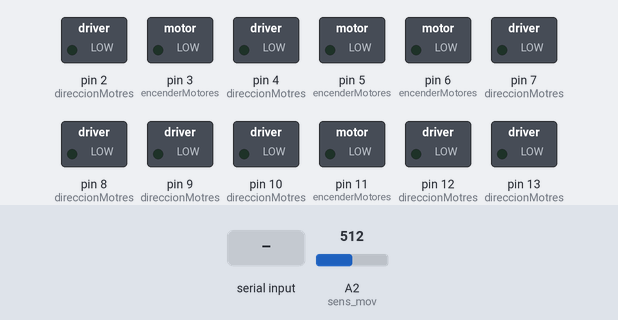
This sketch was run on a simulated Arduino Uno, built with avr-gcc and run on an emulated ATmega328P. On the bench: switched loads named in the sketch (green lamp = pin HIGH). Inputs (shaded band) come from the test bench; at power-on: A2 (sens_mov) = 512. What the sketch prints to the serial monitor is not drawn.

Above: at 1.2 s.
1.3 s: "w" received over Serial
At 2.0 s:
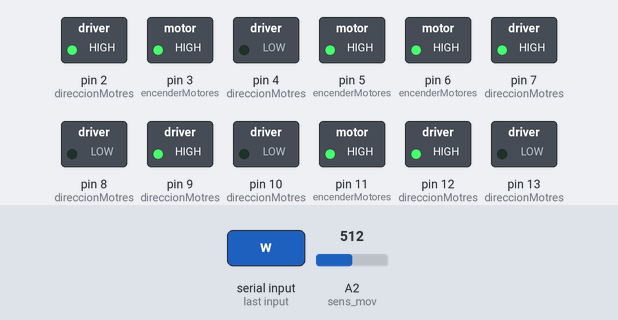
2.8 s: "s" received over Serial
At 3.2 s:
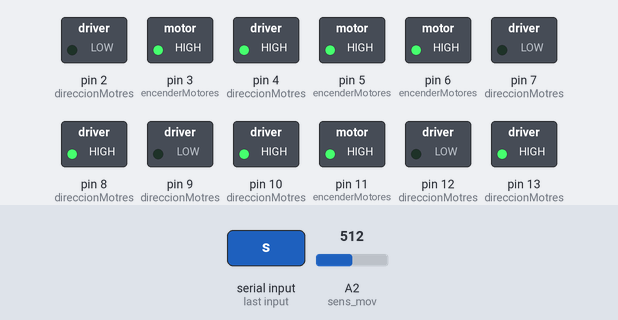
4.3 s: "a" received over Serial
At 5.5 s:
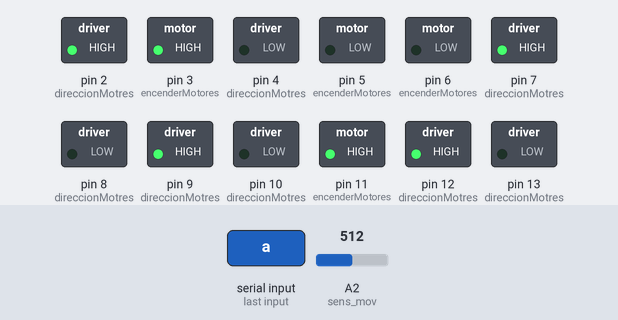
5.8 s: "d" received over Serial
At 6.6 s:
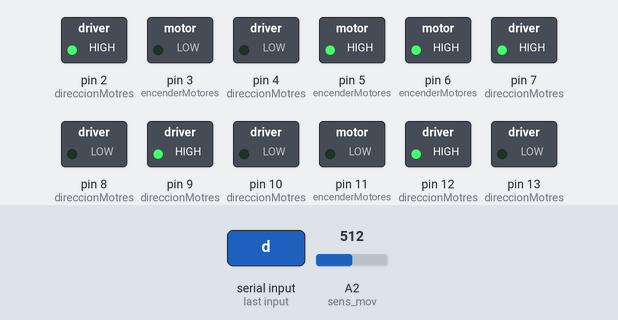
7.3 s: "q" received over Serial
At 7.7 s:
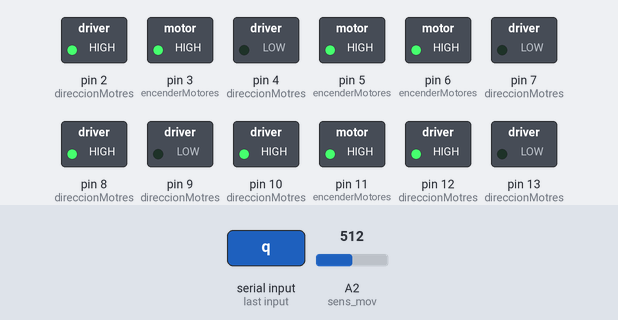
8.8 s: "e" received over Serial
At 10.1 s:
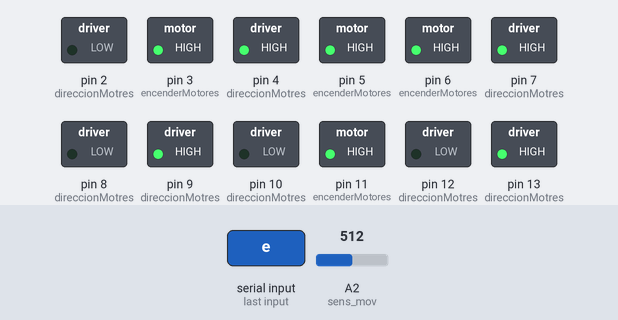
Timing chart, 0 to 11.3 s (numbered marks = the images above; inputs shaded):
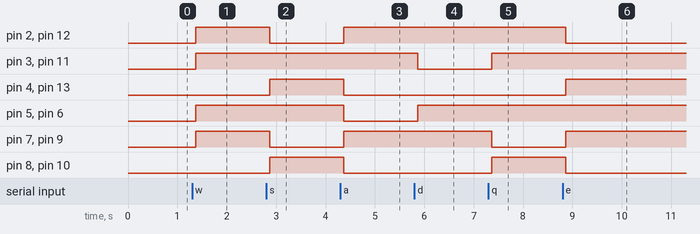

The sketch:

tp_final1.ino
```cpp
#define sens_mov A2

#define motor1 3
#define motor1_1 2
#define motor1_2 4

#define motor2 5
#define motor2_1 7
#define motor2_2 8

#define motor3 6
#define motor3_1 9
#define motor3_2 10

#define motor4 11
#define motor4_1 12
#define motor4_2 13


char BT_recibido;
char BT;

int encenderMotores [] = {
    motor1 ,
  	motor2 ,
  	motor3 ,
  	motor4 ,
  };
int direccionMotres [] = {
  motor1_1 , motor1_2 ,
  motor2_1 , motor2_2 ,
  motor3_1 , motor3_2 ,
  motor4_1 , motor4_2 ,
};

////////// Funciones

void configuracionPines()
{
	for (int i = 2 ; i <=13 ; i++ )
    {
      pinMode( i , OUTPUT );
    }
  pinMode(A2 , INPUT);
}

void avanzar()
{
  int encendidoMotores [] =
  {
	255 ,
    255 ,
    255 ,
    255 ,
  };

  int tipoDireccion [] =
  {
    1 , 0 ,
    1 , 0 ,
    1 , 0 ,
    1 , 0 ,
  };

  for ( int i = 0 ; i < sizeof(encenderMotores) / 2 ; i++)
  {
    analogWrite( encenderMotores[i] , encendidoMotores [i] );
  }

  for ( int i = 0 ; i < sizeof(direccionMotres) / 2 ; i++ )
  {
    digitalWrite( direccionMotres [i] , tipoDireccion [i] );
  }
}

void retroceder()
{
  int encendidoMotores [] =
  {
	255 ,
    255 ,
    255 ,
    255 ,
  };

  int tipoDireccion [] =
  {
    0 , 1 ,
    0 , 1 ,
    0 , 1 ,
    0 , 1 ,
  };

  for ( int i = 0 ; i < sizeof(encenderMotores) / 2 ; i++)
  {
    analogWrite( encenderMotores[i] , encendidoMotores [i] );
  }

  for ( int i = 0 ; i < sizeof(direccionMotres) / 2 ; i++ )
  {
    digitalWrite( direccionMotres [i] , tipoDireccion [i] );
  }
}

void izquierdaAvanzando()
{
  int encendidoMotores [] =
  {
	255 ,
    0 ,
    0 ,
    255 ,
  };

  int tipoDireccion [] =
  {
    1 , 0 ,
    1 , 0 ,
    1 , 0 ,
    1 , 0 ,
  };

  for ( int i = 0 ; i < sizeof(encenderMotores) / 2 ; i++)
  {
    analogWrite( encenderMotores[i] , encendidoMotores [i] );
  }

  for ( int i = 0 ; i < sizeof(direccionMotres) / 2 ; i++ )
  {
    digitalWrite( direccionMotres [i] , tipoDireccion [i] );
  }
}


void derechaAvanzando()
{
  int encendidoMotores [] =
  {
	0   ,
    255 ,
    255 ,
    0   ,
  };

  int tipoDireccion [] =
  {
    1 , 0 ,
    1 , 0 ,
    1 , 0 ,
    1 , 0 ,
  };

  for ( int i = 0 ; i < sizeof(encenderMotores) / 2 ; i++)
  {
    analogWrite( encenderMotores[i] , encendidoMotores [i] );
  }

  for ( int i = 0 ; i < sizeof(direccionMotres) / 2 ; i++ )
  {
    digitalWrite( direccionMotres [i] , tipoDireccion [i] );
  }
}

void izquierdaEnSuEje()
{
 int encendidoMotores [] =
  {
	255 ,
    255 ,
    255 ,
    255 ,
  };

  int tipoDireccion [] =
  {
    1 , 0 ,
    0 , 1 ,
    0 , 1 ,
    1 , 0 ,
  };

  for ( int i = 0 ; i < sizeof(encenderMotores) / 2 ; i++)
  {
    analogWrite( encenderMotores[i] , encendidoMotores [i] );
  }

  for ( int i = 0 ; i < sizeof(direccionMotres) / 2 ; i++ )
  {
    digitalWrite( direccionMotres [i] , tipoDireccion [i] );
  }
}

void derechaEnSuEje()
{
  int encendidoMotores [] =
  {
	255 ,
    255 ,
    255 ,
    255 ,
  };

  int tipoDireccion [] =
  {
    0 , 1 ,
    1 , 0 ,
    1 , 0 ,
    0 , 1 ,
  };

  for ( int i = 0 ; i < sizeof(encenderMotores) / 2 ; i++)
  {
    analogWrite( encenderMotores[i] , encendidoMotores [i] );
  }

  for ( int i = 0 ; i < sizeof(direccionMotres) / 2 ; i++ )
  {
    digitalWrite( direccionMotres [i] , tipoDireccion [i] );
  }
}

void frenarLento()
{
  int encendidoMotores [] =
  {
	255 ,
    255 ,
    255 ,
    255 ,
  };

  int tipoDireccion [] =
  {
    0 , 0 ,
    0 , 0 ,
    0 , 0 ,
    0 , 0 ,
  };

  for ( int i = 0 ; i < sizeof(encenderMotores) / 2 ; i++)
  {
    analogWrite( encenderMotores[i] , encendidoMotores [i] );
  }

  for ( int i = 0 ; i < sizeof(direccionMotres) / 2 ; i++ )
  {
    digitalWrite( direccionMotres [i] , tipoDireccion [i] );
  }
}

void frenarRapido()
{
  int encendidoMotores [] =
  {
	255 ,
    255 ,
    255 ,
    255 ,
  };

  int tipoDireccion [] =
  {
    1 , 1 ,
    1 , 1 ,
    1 , 1 ,
    1 , 1 ,
  };

  for ( int i = 0 ; i < sizeof(encenderMotores) / 2 ; i++)
  {
    analogWrite( encenderMotores[i] , encendidoMotores [i] );
  }

  for ( int i = 0 ; i < sizeof(direccionMotres) / 2 ; i++ )
  {
    digitalWrite( direccionMotres [i] , tipoDireccion [i] );
  }
}

bool leerMovimiento()
{
  	int mov = analogRead(sens_mov);
  	if ( mov > 0 )
    {
      return true;
    }
}

void comunicacion()
{
  if (leerMovimiento() == true )
  {
     	Serial.write("Hay un objeto delante");
  }
}

////////// Final Funciones

void setup()
{
 	Serial.begin(9800);
  	Serial.setTimeout(50);
  	configuracionPines();

}

void loop()
{
  comunicacion();
  	switch (BT_recibido)
    {
      case 'w':
      avanzar();
      break;
      case's':
      retroceder();
      break;
      case 'a':
      izquierdaAvanzando();
      break;
      case 'd':
      derechaAvanzando();
      break;
      case 'q':
      izquierdaEnSuEje();
      break;
      case 'e':
      derechaEnSuEje();
      break;
      case 'f':
      frenarLento();
      break;
      case'F':
      frenarRapido();
      break;
    }
}

void serialEvent()
{
  while( Serial.available() )
  {
    BT_recibido = Serial.read();
  }

  Serial.flush();

}
```

Measured:
- after the input at 1.3 s, pin 2 (direccionMotres), pin 3 (encenderMotores), pin 5 (encenderMotores), pin 6 (encenderMotores), pin 7 (direccionMotres), pin 9 (direccionMotres), pin 11 (encenderMotores), pin 12 (direccionMotres): LOW → HIGH after 0.07 s
- after the input at 2.8 s, pin 2 (direccionMotres), pin 7 (direccionMotres), pin 9 (direccionMotres), pin 12 (direccionMotres): HIGH → LOW after 0.07 s; pin 4 (direccionMotres), pin 8 (direccionMotres), pin 10 (direccionMotres), pin 13 (direccionMotres): LOW → HIGH after 0.07 s
- after the input at 4.3 s, pin 2 (direccionMotres), pin 7 (direccionMotres), pin 9 (direccionMotres), pin 12 (direccionMotres): LOW → HIGH after 0.07 s; pin 4 (direccionMotres), pin 5 (encenderMotores), pin 6 (encenderMotores), pin 8 (direccionMotres), pin 10 (direccionMotres), pin 13 (direccionMotres): HIGH → LOW after 0.07 s
- after the input at 5.8 s, pin 3 (encenderMotores), pin 11 (encenderMotores): HIGH → LOW after 0.07 s; pin 5 (encenderMotores), pin 6 (encenderMotores): LOW → HIGH after 0.07 s
- after the input at 7.3 s, pin 3 (encenderMotores), pin 8 (direccionMotres), pin 10 (direccionMotres), pin 11 (encenderMotores): LOW → HIGH after 0.07 s; pin 7 (direccionMotres), pin 9 (direccionMotres): HIGH → LOW after 0.07 s
- after the input at 8.8 s, pin 2 (direccionMotres), pin 8 (direccionMotres), pin 10 (direccionMotres), pin 12 (direccionMotres): HIGH → LOW after 0.07 s; pin 4 (direccionMotres), pin 7 (direccionMotres), pin 9 (direccionMotres), pin 13 (direccionMotres): LOW → HIGH after 0.07 s
